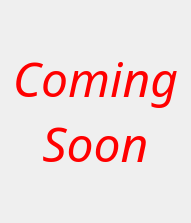
<?xml version="1.0" encoding="UTF-8"?>
<ui version="4.0">
 <class>Form</class>
 <widget class="QWidget" name="Form">
  <property name="geometry">
   <rect>
    <x>0</x>
    <y>0</y>
    <width>191</width>
    <height>223</height>
   </rect>
  </property>
  <property name="windowTitle">
   <string>Form</string>
  </property>
  <widget class="QWidget" name="verticalLayoutWidget">
   <property name="geometry">
    <rect>
     <x>0</x>
     <y>0</y>
     <width>191</width>
     <height>221</height>
    </rect>
   </property>
   <layout class="QVBoxLayout" name="verticalLayout_2">
    <item>
     <widget class="QLabel" name="label_2">
      <property name="font">
       <font>
        <family>Brush Script MT</family>
        <pointsize>36</pointsize>
        <italic>true</italic>
       </font>
      </property>
      <property name="styleSheet">
       <string notr="true">color: red</string>
      </property>
      <property name="text">
       <string>Coming 
Soon</string>
      </property>
      <property name="alignment">
       <set>Qt::AlignCenter</set>
      </property>
     </widget>
    </item>
   </layout>
  </widget>
 </widget>
 <resources/>
 <connections/>
</ui>
